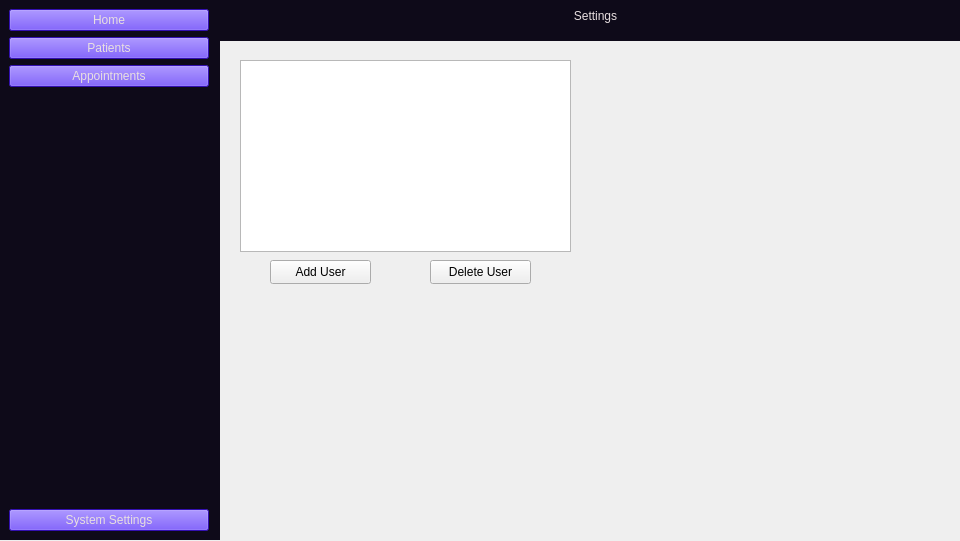
<?xml version="1.0" encoding="UTF-8"?>
<ui version="4.0">
 <class>Settings</class>
 <widget class="QMainWindow" name="Settings">
  <property name="geometry">
   <rect>
    <x>0</x>
    <y>0</y>
    <width>960</width>
    <height>541</height>
   </rect>
  </property>
  <property name="sizePolicy">
   <sizepolicy hsizetype="Preferred" vsizetype="Preferred">
    <horstretch>0</horstretch>
    <verstretch>0</verstretch>
   </sizepolicy>
  </property>
  <property name="minimumSize">
   <size>
    <width>960</width>
    <height>540</height>
   </size>
  </property>
  <property name="maximumSize">
   <size>
    <width>1920</width>
    <height>1080</height>
   </size>
  </property>
  <property name="windowTitle">
   <string>Settings</string>
  </property>
  <widget class="QWidget" name="centralwidget">
   <widget class="QLabel" name="title">
    <property name="geometry">
     <rect>
      <x>210</x>
      <y>-10</y>
      <width>771</width>
      <height>51</height>
     </rect>
    </property>
    <property name="sizePolicy">
     <sizepolicy hsizetype="Preferred" vsizetype="Minimum">
      <horstretch>0</horstretch>
      <verstretch>0</verstretch>
     </sizepolicy>
    </property>
    <property name="baseSize">
     <size>
      <width>300</width>
      <height>20</height>
     </size>
    </property>
    <property name="styleSheet">
     <string notr="true">background-color: rgb(14, 10, 25);
color: rgb(232, 223, 224);</string>
    </property>
    <property name="text">
     <string>Settings</string>
    </property>
    <property name="alignment">
     <set>Qt::AlignmentFlag::AlignCenter</set>
    </property>
    <property name="wordWrap">
     <bool>true</bool>
    </property>
   </widget>
   <widget class="QFrame" name="verticalFrame_3">
    <property name="geometry">
     <rect>
      <x>0</x>
      <y>0</y>
      <width>220</width>
      <height>540</height>
     </rect>
    </property>
    <property name="minimumSize">
     <size>
      <width>220</width>
      <height>540</height>
     </size>
    </property>
    <property name="maximumSize">
     <size>
      <width>220</width>
      <height>1080</height>
     </size>
    </property>
    <property name="styleSheet">
     <string notr="true">background-color: rgb(14, 10, 25);</string>
    </property>
    <layout class="QVBoxLayout" name="verticalLayout_3">
     <item>
      <layout class="QVBoxLayout" name="Tabs">
       <item>
        <widget class="QPushButton" name="HButton">
         <property name="sizePolicy">
          <sizepolicy hsizetype="Minimum" vsizetype="Minimum">
           <horstretch>0</horstretch>
           <verstretch>0</verstretch>
          </sizepolicy>
         </property>
         <property name="minimumSize">
          <size>
           <width>200</width>
           <height>20</height>
          </size>
         </property>
         <property name="maximumSize">
          <size>
           <width>200</width>
           <height>25</height>
          </size>
         </property>
         <property name="baseSize">
          <size>
           <width>200</width>
           <height>20</height>
          </size>
         </property>
         <property name="styleSheet">
          <string notr="true">background-color: rgb(71, 23, 246);
color: rgb(232, 223, 224);</string>
         </property>
         <property name="text">
          <string>Home</string>
         </property>
        </widget>
       </item>
       <item>
        <widget class="QPushButton" name="PButton">
         <property name="sizePolicy">
          <sizepolicy hsizetype="Fixed" vsizetype="Fixed">
           <horstretch>0</horstretch>
           <verstretch>0</verstretch>
          </sizepolicy>
         </property>
         <property name="minimumSize">
          <size>
           <width>200</width>
           <height>20</height>
          </size>
         </property>
         <property name="maximumSize">
          <size>
           <width>200</width>
           <height>25</height>
          </size>
         </property>
         <property name="baseSize">
          <size>
           <width>200</width>
           <height>20</height>
          </size>
         </property>
         <property name="styleSheet">
          <string notr="true">background-color: rgb(71, 23, 246);
color: rgb(232, 223, 224);</string>
         </property>
         <property name="text">
          <string>Patients</string>
         </property>
        </widget>
       </item>
       <item>
        <widget class="QPushButton" name="AButton">
         <property name="sizePolicy">
          <sizepolicy hsizetype="Fixed" vsizetype="Fixed">
           <horstretch>0</horstretch>
           <verstretch>0</verstretch>
          </sizepolicy>
         </property>
         <property name="minimumSize">
          <size>
           <width>200</width>
           <height>20</height>
          </size>
         </property>
         <property name="maximumSize">
          <size>
           <width>200</width>
           <height>25</height>
          </size>
         </property>
         <property name="baseSize">
          <size>
           <width>200</width>
           <height>20</height>
          </size>
         </property>
         <property name="styleSheet">
          <string notr="true">background-color: rgb(71, 23, 246);
color: rgb(232, 223, 224);</string>
         </property>
         <property name="text">
          <string>Appointments</string>
         </property>
        </widget>
       </item>
      </layout>
     </item>
     <item>
      <spacer name="verticalSpacer">
       <property name="orientation">
        <enum>Qt::Orientation::Vertical</enum>
       </property>
       <property name="sizeHint" stdset="0">
        <size>
         <width>20</width>
         <height>30</height>
        </size>
       </property>
      </spacer>
     </item>
     <item>
      <widget class="QPushButton" name="SButton">
       <property name="sizePolicy">
        <sizepolicy hsizetype="Fixed" vsizetype="Fixed">
         <horstretch>0</horstretch>
         <verstretch>0</verstretch>
        </sizepolicy>
       </property>
       <property name="minimumSize">
        <size>
         <width>200</width>
         <height>20</height>
        </size>
       </property>
       <property name="maximumSize">
        <size>
         <width>200</width>
         <height>25</height>
        </size>
       </property>
       <property name="baseSize">
        <size>
         <width>200</width>
         <height>20</height>
        </size>
       </property>
       <property name="styleSheet">
        <string notr="true">background-color: rgb(71, 23, 246);
color: rgb(232, 223, 224);</string>
       </property>
       <property name="text">
        <string>System Settings</string>
       </property>
      </widget>
     </item>
     <item>
      <layout class="QVBoxLayout" name="Misc"/>
     </item>
    </layout>
   </widget>
   <widget class="QPushButton" name="deleteU">
    <property name="geometry">
     <rect>
      <x>430</x>
      <y>260</y>
      <width>101</width>
      <height>24</height>
     </rect>
    </property>
    <property name="text">
     <string>Delete User</string>
    </property>
   </widget>
   <widget class="QPushButton" name="add">
    <property name="geometry">
     <rect>
      <x>270</x>
      <y>260</y>
      <width>101</width>
      <height>24</height>
     </rect>
    </property>
    <property name="text">
     <string>Add User</string>
    </property>
   </widget>
   <widget class="QListWidget" name="list">
    <property name="geometry">
     <rect>
      <x>240</x>
      <y>60</y>
      <width>331</width>
      <height>192</height>
     </rect>
    </property>
   </widget>
  </widget>
 </widget>
 <resources/>
 <connections/>
</ui>
